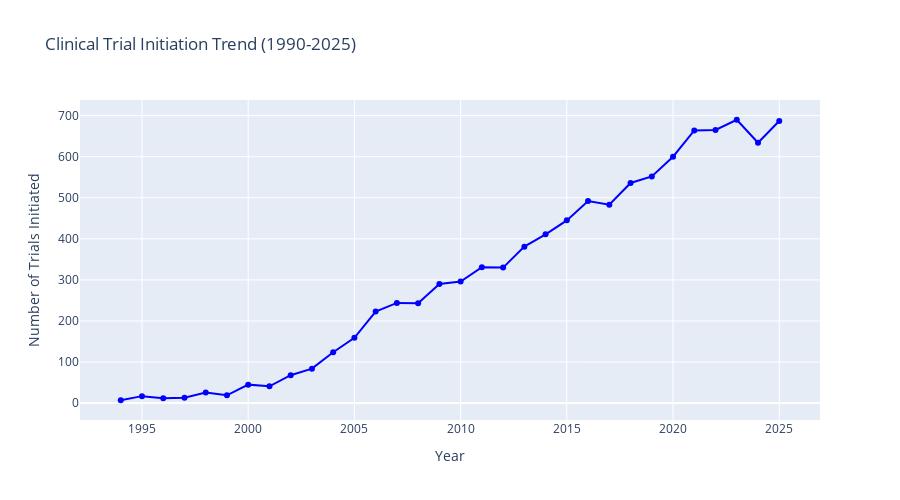

Write notebook code for a chart like this one.
### Code cell
# Time series: Total trials initiated per year
fig_yearly = go.Figure()

fig_yearly.add_trace(go.Scatter(
    x=df_yearly['start_year'],
    y=df_yearly['trial_count'],
    mode='lines+markers',
    name='Total Trials',
    line=dict(color='blue', width=2),
    marker=dict(size=6)
))

fig_yearly.update_layout(
    title='Clinical Trial Initiation Trend (1990-2025)',
    xaxis_title='Year',
    yaxis_title='Number of Trials Initiated',
    height=500,
    hovermode='x unified'
)

fig_yearly.show()

### Figure 1 — Plotly figure (JSON) as saved in the notebook; plotly's stock layout.template omitted (floating-point values rounded to 4 significant figures)
{"data": [{"line": {"color": "blue", "width": 2}, "marker": {"size": 6}, "mode": "lines+markers", "name": "Total Trials", "type": "scatter", "x": [1994, 1995, 1996, 1997, 1998, 1999, 2000, 2001, 2002, 2003, 2004, 2005, 2006, 2007, 2008, 2009, 2010, 2011, 2012, 2013, 2014, 2015, 2016, 2017, 2018, 2019, 2020, 2021, 2022, 2023, 2024, 2025], "y": [7, 17, 12, 13, 26, 19, 45, 41, 68, 84, 124, 159, 223, 244, 243, 290, 296, 331, 330, 381, 411, 445, 492, 483, 536, 552, 600, 664, 665, 690, 634, 687]}], "layout": {"height": 500, "hovermode": "x unified", "title": {"text": "Clinical Trial Initiation Trend (1990-2025)"}, "xaxis": {"title": {"text": "Year"}}, "yaxis": {"title": {"text": "Number of Trials Initiated"}}}}
